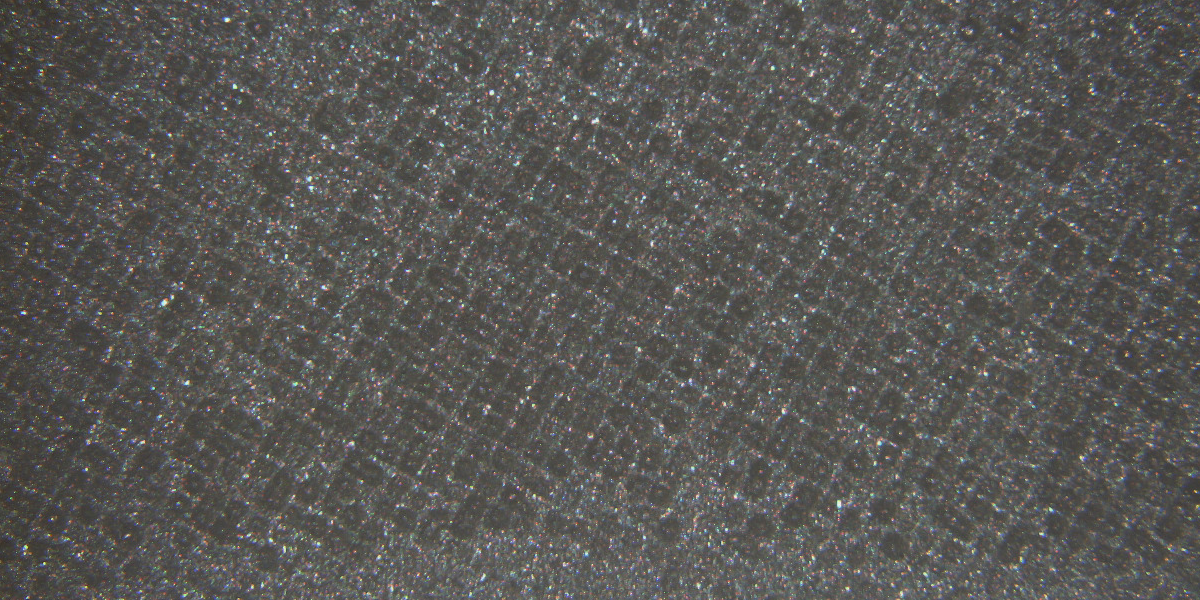
//> input picture screenPrinting.png, 1200 x 600 px
$ ./main   (built with g++ and OpenCV 4)
//> lines starting //> are read from the running program, lines starting //| are printed output that depends on the picture; after the words box and inside, x2 and y2 are one past the last pixel; in counts of white or black regions, pixels touching at a corner belong together
// opencv_test.cpp : Defines the entry point for the console application.
//

#include "stdafx.h"
#include "iostream"
#include "string"
#include "opencv2\opencv.hpp"
using namespace cv;
using namespace std;


//functions: icvprLabelColor, icvprCcaByTwoPass,  icvprGetRandomColor are opensource code from some website, but I forgot where did I get these codes, I'd be appreciated if someone know where it come from and tell me
cv::Scalar icvprGetRandomColor()
{
    uchar r = 255 * (rand()/(1.0 + RAND_MAX));
    uchar g = 255 * (rand()/(1.0 + RAND_MAX));
    uchar b = 255 * (rand()/(1.0 + RAND_MAX));
    return cv::Scalar(b,g,r) ;
}
void icvprCcaByTwoPass(const cv::Mat& _binImg, cv::Mat& _lableImg)
{
    // connected component analysis (4-component)
    // use two-pass algorithm
    // 1. first pass: label each foreground pixel with a label
    // 2. second pass: visit each labeled pixel and merge neighbor labels
    //
    // foreground pixel: _binImg(x,y) = 1
    // background pixel: _binImg(x,y) = 0


    if (_binImg.empty() ||
            _binImg.type() != CV_8UC1)
    {
        return ;
    }

    // 1. first pass

    _lableImg.release() ;
    _binImg.convertTo(_lableImg, CV_32SC1) ;

    int label = 1 ;  // start by 2
    std::vector<int> labelSet ;
    labelSet.push_back(0) ;   // background: 0
    labelSet.push_back(1) ;   // foreground: 1

    int rows = _binImg.rows - 1 ;
    int cols = _binImg.cols - 1 ;
    for (int i = 1; i < rows; i++)
    {
        int* data_preRow = _lableImg.ptr<int>(i-1) ;
        int* data_curRow = _lableImg.ptr<int>(i) ;
        for (int j = 1; j < cols; j++)
        {
            if (data_curRow[j] == 1)
            {
                std::vector<int> neighborLabels ;
                neighborLabels.reserve(2) ;
                int leftPixel = data_curRow[j-1] ;
                int upPixel = data_preRow[j] ;
                if ( leftPixel > 1)
                {
                    neighborLabels.push_back(leftPixel) ;
                }
                if (upPixel > 1)
                {
                    neighborLabels.push_back(upPixel) ;
                }

                if (neighborLabels.empty())
                {
                    labelSet.push_back(++label) ;  // assign to a new label
                    data_curRow[j] = label ;
                    labelSet[label] = label ;
                }
                else
                {
                    std::sort(neighborLabels.begin(), neighborLabels.end()) ;
                    int smallestLabel = neighborLabels[0] ;
                    data_curRow[j] = smallestLabel ;

                    // save equivalence
                    for (size_t k = 1; k < neighborLabels.size(); k++)
                    {
                        int tempLabel = neighborLabels[k] ;
                        int& oldSmallestLabel = labelSet[tempLabel] ;
                        if (oldSmallestLabel > smallestLabel)
                        {
                            labelSet[oldSmallestLabel] = smallestLabel ;
                            oldSmallestLabel = smallestLabel ;
                        }
                        else if (oldSmallestLabel < smallestLabel)
                        {
                            labelSet[smallestLabel] = oldSmallestLabel ;
                        }
                    }
                }
            }
        }
    }

    // update equivalent labels
    // assigned with the smallest label in each equivalent label set
    for (size_t i = 2; i < labelSet.size(); i++)
    {
        int curLabel = labelSet[i] ;
        int preLabel = labelSet[curLabel] ;
        while (preLabel != curLabel)
        {
            curLabel = preLabel ;
            preLabel = labelSet[preLabel] ;
        }
        labelSet[i] = curLabel ;
    }


    // 2. second pass
    for (int i = 0; i < rows; i++)
    {
        int* data = _lableImg.ptr<int>(i) ;
        for (int j = 0; j < cols; j++)
        {
            int& pixelLabel = data[j] ;
            pixelLabel = labelSet[pixelLabel] ;
        }
    }
}
void icvprLabelColor(const cv::Mat& _labelImg, cv::Mat& _colorLabelImg)
{
    if (_labelImg.empty() ||
            _labelImg.type() != CV_32SC1)
    {
        return ;
    }

    std::map<int, cv::Scalar> colors ;

    int rows = _labelImg.rows ;
    int cols = _labelImg.cols ;

    _colorLabelImg.release() ;
    _colorLabelImg.create(rows, cols, CV_8UC3) ;
    _colorLabelImg = cv::Scalar::all(0) ;

    for (int i = 0; i < rows; i++)
    {
        const int* data_src = (int*)_labelImg.ptr<int>(i) ;
        uchar* data_dst = _colorLabelImg.ptr<uchar>(i) ;
        for (int j = 0; j < cols; j++)
        {
            int pixelValue = data_src[j] ;
            if (pixelValue > 1)
            {
                if (colors.count(pixelValue) <= 0)
                {
                    colors[pixelValue] = icvprGetRandomColor() ;
                }
                cv::Scalar color = colors[pixelValue] ;
                *data_dst++   = color[0] ;
                *data_dst++ = color[1] ;
                *data_dst++ = color[2] ;
            }
            else
            {
                data_dst++ ;
                data_dst++ ;
                data_dst++ ;
            }
        }
    }
}

int _tmain(int argc, char** argv)
{
	Mat image;
	image = imread("screenPrinting.png", 0); // Read the file
//> image: 600 rows x 1200 cols, CV_8UC1; min 43, max 241, mean 87.3
	cv::imshow("input image",image);

	//-----Transfer to frequency domain(code from openCV tutorial)----------------------------------
    Mat F,I;
    image.copyTo(I);
    I.convertTo(I,CV_32F);
    Mat padded;                            //expand input image to optimal size
    int m = getOptimalDFTSize( I.rows );
//> m = 600
    int n = getOptimalDFTSize( I.cols ); // on the border add zero values
//> n = 1200
    copyMakeBorder(I, padded, 0, m - I.rows, 0, n - I.cols, BORDER_CONSTANT, Scalar::all(0));
    cv::Mat mask=cv::Mat(padded.rows,padded.cols,CV_8UC1,cv::Scalar(255));

	int cx = mask.cols/2;
//> cx = 600
    int cy = mask.rows/2;
//> cy = 300
    Mat planes[] = {Mat_<float>(padded), Mat::zeros(padded.size(), CV_32F)};
//> planes[1]: 600 rows x 1200 cols, CV_32FC1; every value is 0
    Mat complexI;
    merge(planes, 2, complexI);         // Add to the expanded another plane with zeros
    dft(complexI, complexI);            // this way the result may fit in the source matrix
    split(complexI, planes);                   // planes[0] = Re(DFT(I), planes[1] = Im(DFT(I))
    Mat magI,temp;
	magnitude(planes[0], planes[1], magI);// planes[0] = magnitude
    magI += Scalar::all(1);                    // switch to logarithmic scale
    log(magI, magI);
    // crop the spectrum, if it has an odd number of rows or columns
    magI = magI(Rect(0, 0, magI.cols & -2, magI.rows & -2));
    // rearrange the quadrants of Fourier image  so that the origin is at the image center
    cv::Mat ftmp;
    cx = magI.cols/2;
    cy = magI.rows/2;
    Mat f0(magI, Rect(0, 0, cx, cy));   // Top-Left - Create a ROI per quadrant
    Mat f1(magI, Rect(cx, 0, cx, cy));  // Top-Right
    Mat f2(magI, Rect(0, cy, cx, cy));  // Bottom-Left
    Mat f3(magI, Rect(cx, cy, cx, cy)); // Bottom-Right
    f0.copyTo(ftmp);
    f3.copyTo(f0);
    ftmp.copyTo(f3);

    f1.copyTo(ftmp);                    // swap quadrant (Top-Right with Bottom-Left)
    f2.copyTo(f1);
    ftmp.copyTo(f2);
	 merge(planes, 2, complexI);
    normalize(magI, magI, 0, 1, CV_MINMAX); // Transform the matrix with float values into a
    // normalize(phaseVals, phaseVals, 0, 1, CV_MINMAX);
    // viewable image form (float between values 0 and 1).
    normalize(magI, magI, 0,255, CV_MINMAX); // Transform the matrix with float values into a
    magI.convertTo(magI,CV_8U);
//> magI: 600 rows x 1200 cols, CV_8UC1
	cv::imshow("frequency domain",magI);


	//-----------------put your filter here(threshold out smaller response frequency)--------------------------------------
    cv::threshold(magI, mask, 165, 255, CV_THRESH_BINARY) ;
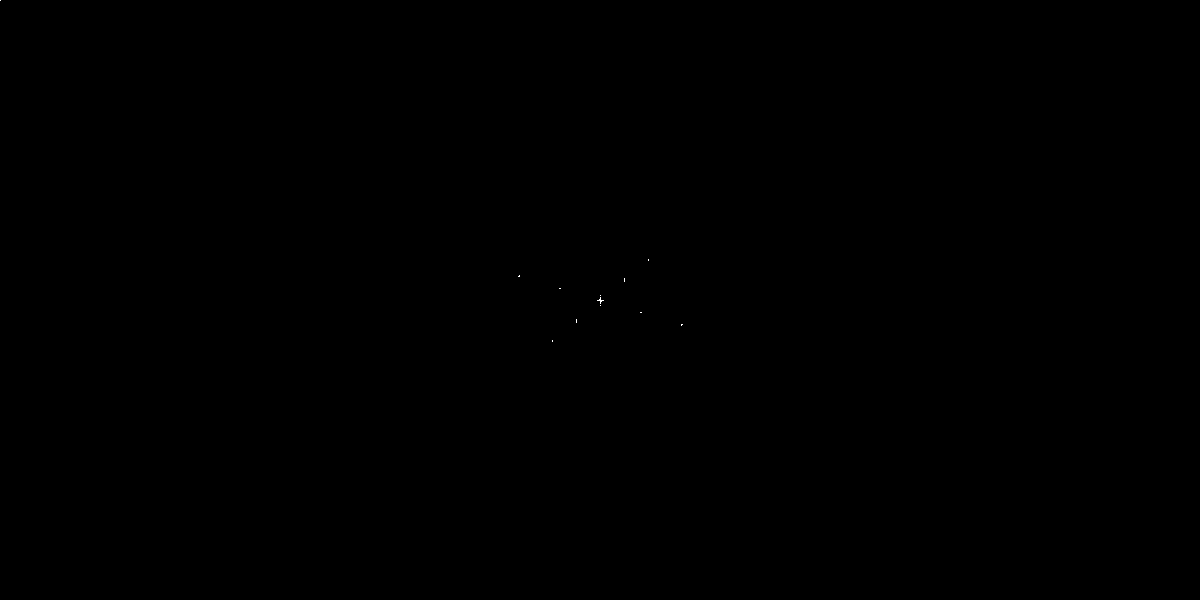
//> mask: 600 rows x 1200 cols, CV_8UC1; 0.01% white in thin lines or dots, all inside (x1, y1, x2, y2) = (0, 0, 683, 342)
    cv::line(mask,cv::Point(0,mask.rows/2),cv::Point(mask.cols,mask.rows/2),cv::Scalar(0),10);
    cv::line(mask,cv::Point(mask.cols/2,0),cv::Point(mask.cols/2,mask.rows),cv::Scalar(0),10);

    Mat q0(mask, Rect(0, 0, cx, cy));   // Top-Left - Create a ROI per quadrant
//> q0: 300 rows x 600 cols, CV_8UC1; 0% white in thin lines or dots
    Mat q1(mask, Rect(cx, 0, cx, cy));  // Top-Right
//> q1: 300 rows x 600 cols, CV_8UC1; 0% white in thin lines or dots, all inside (x1, y1, x2, y2) = (24, 259, 49, 282)
    Mat q2(mask, Rect(0, cy, cx, cy));  // Bottom-Left
//> q2: 300 rows x 600 cols, CV_8UC1; 0% white in thin lines or dots, all inside (x1, y1, x2, y2) = (552, 19, 577, 42)
    Mat q3(mask, Rect(cx, cy, cx, cy)); // Bottom-Right
//> q3: 300 rows x 600 cols, CV_8UC1; 0% white in thin lines or dots, all inside (x1, y1, x2, y2) = (40, 12, 83, 26)
    Mat tmp;                           // swap quadrants (Top-Left with Bottom-Right)
    q0.copyTo(tmp);
    q3.copyTo(q0);
//> mask: 600 rows x 1200 cols, CV_8UC1; 0% white in thin lines or dots, all inside (x1, y1, x2, y2) = (40, 12, 683, 342)
    tmp.copyTo(q3);
//> mask: 600 rows x 1200 cols, CV_8UC1; 0% white in thin lines or dots, all inside (x1, y1, x2, y2) = (40, 12, 1161, 589)

    q1.copyTo(tmp);                    // swap quadrant (Top-Right with Bottom-Left)
    q2.copyTo(q1);
//> mask: 600 rows x 1200 cols, CV_8UC1; 0% white in thin lines or dots
    tmp.copyTo(q2);
//> mask: 600 rows x 1200 cols, CV_8UC1; 0% white in thin lines or dots
    planes[0].copyTo(temp,mask);
    temp.copyTo(planes[0]);
    planes[1].copyTo(temp,mask);
//> temp: 600 rows x 1200 cols, CV_32FC1; min -763441.1, max 763441.1, mean 0
    temp.copyTo(planes[1]);
    merge(planes, 2, complexI);


   //-------------Reconstruct image using only larger response in frequency domain----------------------------------------------------------------
    cv::Mat inverseTransform;
    cv::dft(complexI, inverseTransform, cv::DFT_INVERSE|cv::DFT_REAL_OUTPUT);

    normalize(inverseTransform, inverseTransform, 0, 255, CV_MINMAX);
    inverseTransform.convertTo(inverseTransform,CV_8U);
//> inverseTransform: 600 rows x 1200 cols, CV_8UC1
    imshow("Reconstructed",inverseTransform );
    inverseTransform.copyTo(image);

	//-------------find mesh in the reconstructed image-------------
    cv::Mat edge;
    image.copyTo(edge);
    cv::Mat otsu;
    cv::threshold(edge,otsu,150, 255,CV_THRESH_OTSU);
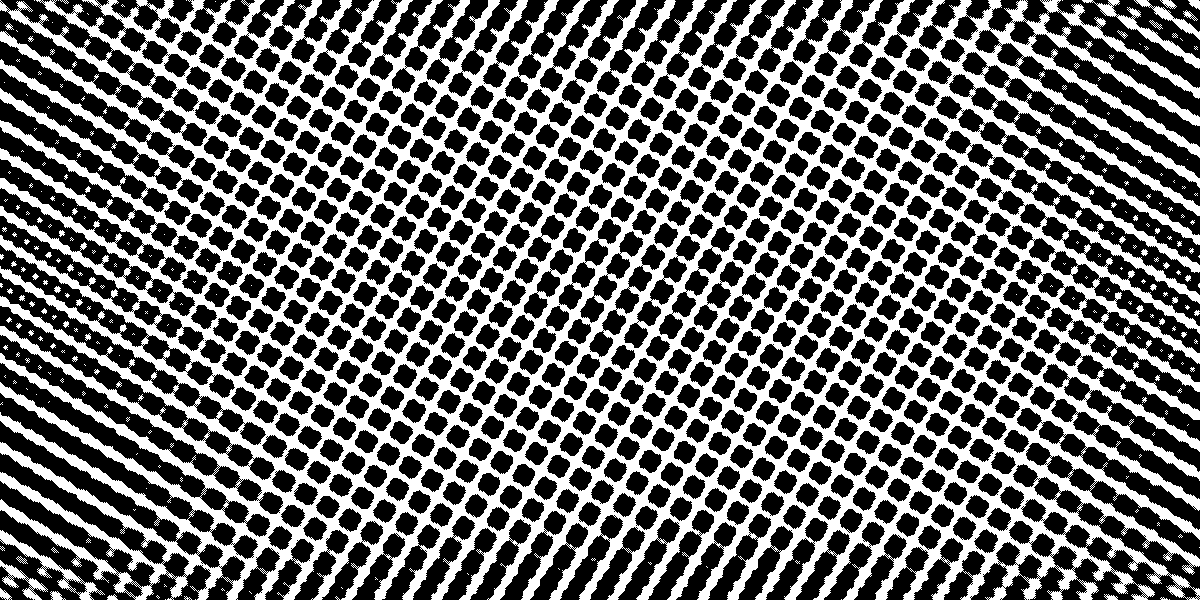
//> otsu: 600 rows x 1200 cols, CV_8UC1; 41% white; 272 white regions (219 under 20 px), largest, box (x1, y1, x2, y2) and area: (0, 0, 1200, 600) 289315, (1082, 0, 1200, 69) 1066, (0, 530, 105, 600) 1065
    otsu.convertTo(image,CV_8U);
    I.convertTo(I,CV_8U);
    vector <int> delta;
    for(int k=0;k<80;k++){ //shifting mesh to locate mesh with input image which has maximum value
        Scalar mean,std;
        cv::Mat out;
        Mat trans_mat = (Mat_<double>(2,3) << 1, 0, k, 0, 1, 0);
        warpAffine(image,out,trans_mat,image.size());
        cv::meanStdDev(I,mean,std,out);
        delta.push_back(mean.val[0]);
    }
//> this loop made 80 passes
//> (mean, std) on passes 1 to 12: (Scalar(92.72), Scalar(21.51)), (Scalar(92.49), Scalar(21.2)), (Scalar(92.17), Scalar(21.45)), (Scalar(91.39), Scalar(21)), (Scalar(90.63), Scalar(21.02)), (Scalar(89.6), Scalar(20.37)), (Scalar(88.79), Scalar(20.34)), (Scalar(87.89), Scalar(19.63)), (Scalar(87.33), Scalar(19.62)), (Scalar(86.72), Scalar(18.95)), (Scalar(86.48), Scalar(19.06)), (Scalar(86.17), Scalar(18.5))
//> pass 3, `warpAffine(image,out,trans_mat,image.size());`:
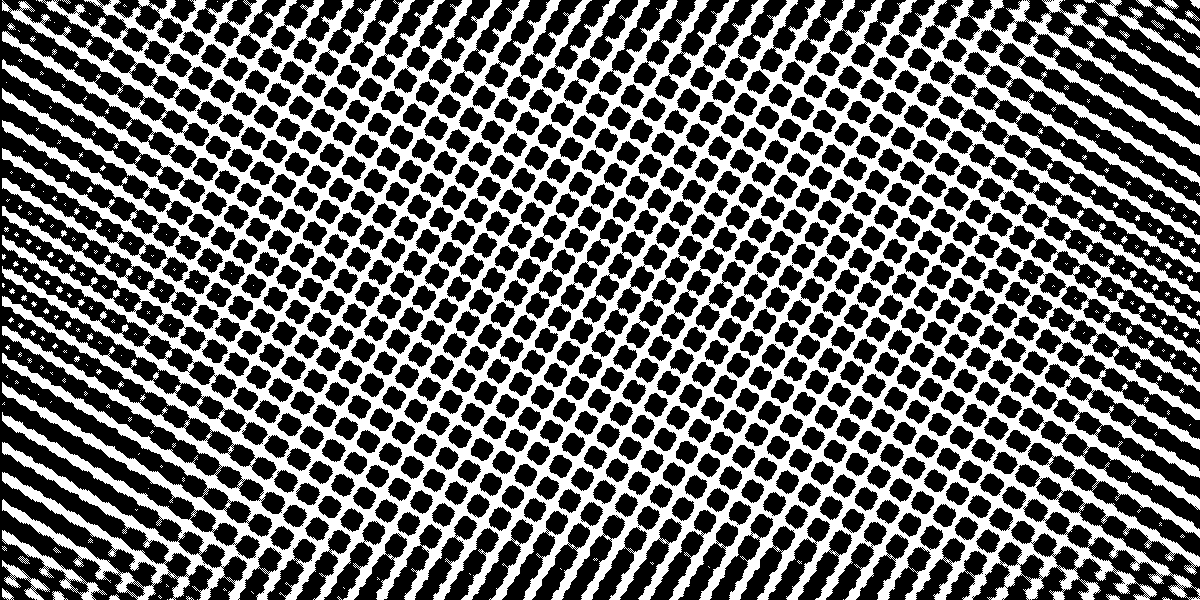
//> out: 600 rows x 1200 cols, CV_8UC1; 41% white; 269 white regions (217 under 20 px), largest, box (x1, y1, x2, y2) and area: (2, 0, 1200, 600) 288966, (2, 530, 107, 600) 1065, (1084, 0, 1200, 68) 1046
//> after the loop, delta = 80 values, max 92 at index 0, min 85 at index 13, mean 87.5
    float max=0;
    int TH=0;
    for(int i=0;i<delta.size();i++)
        if(delta[i]>max){
            max = delta[i];
            TH=i;
        }
//> this loop made 80 passes
//> max on pass 1: 92
//> after the loop, max = 92; TH = 0
    cv::Mat out;
    Mat trans_mat = (Mat_<double>(2,3) << 1, 0, TH, 0, 1, 0);
//> trans_mat = [[1, 0, 0], [0, 1, 0]]
    warpAffine(image,out,trans_mat,image.size());
    out=255-out;

	//-------------crop image for output visualization-------------
    int crop_w=600,crop_h=250;
    cv::Rect myROI(image.cols/2-crop_w/2, image.rows/2-crop_h/2, crop_w, crop_h);
//> myROI = Rect(300, 175, 600, 250)
    cv::Mat croppedImage = I(myROI);
	cv::imshow("croppedImage", croppedImage) ;
    warpAffine(edge,edge,trans_mat,image.size());
    cv::Mat croppedImage_2 = edge(myROI);
    cv::threshold(croppedImage_2,croppedImage_2,100, 255,CV_THRESH_OTSU);
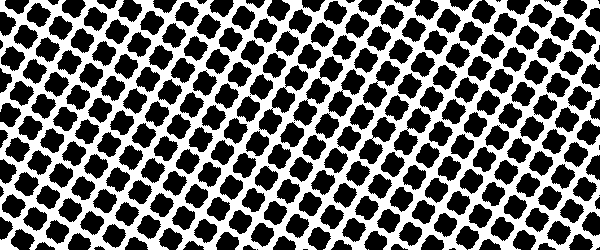
//> croppedImage_2: 250 rows x 600 cols, CV_8UC1; 43.7% white; 3 white regions (2 under 20 px), largest, box (x1, y1, x2, y2) and area: (0, 0, 600, 250) 65498
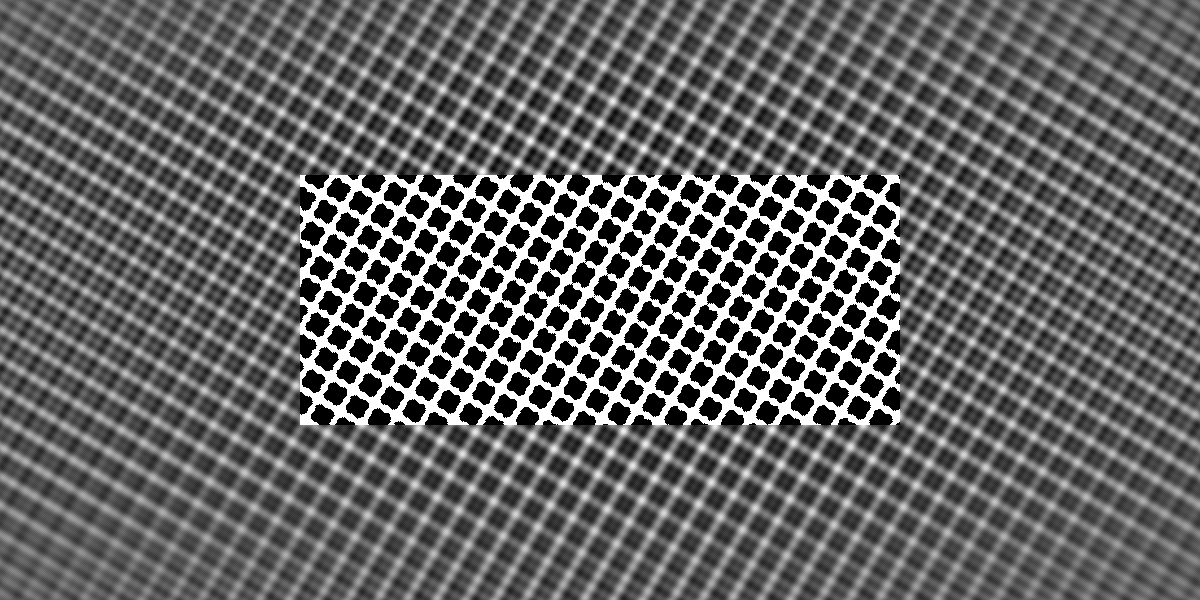
//> edge: 600 rows x 1200 cols, CV_8UC1; min 0, max 255, mean 100.1
    cv::threshold(croppedImage,croppedImage,100, 255,CV_THRESH_OTSU);
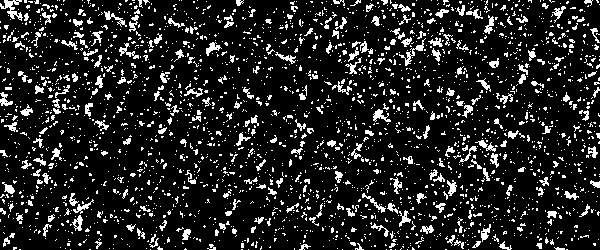
//> croppedImage: 250 rows x 600 cols, CV_8UC1; 13.5% white in thin lines or dots
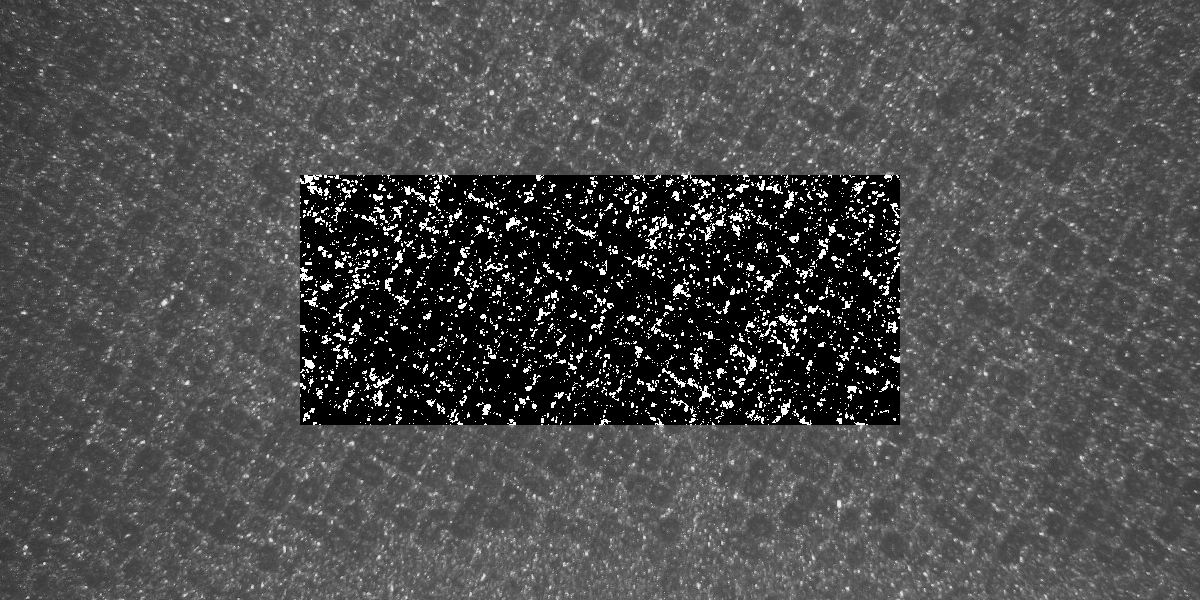
//> I: 600 rows x 1200 cols, CV_8UC1; min 0, max 255, mean 75.9
    croppedImage_2=255-croppedImage_2;
    croppedImage_2.copyTo(image);


	//------------using 4-connective method to segment different mesh-------------
    cv::threshold(image, image, 50, 1, CV_THRESH_BINARY) ;
    cv::Mat labelImg;
    int label=1;
    icvprCcaByTwoPass(image, labelImg); //label 4-connective area using two-pass methods
//> the loop in icvprCcaByTwoPass, `for (int i = 1; i < rows; i++)` made 248 passes
//> label on passes 1 to 3: 26, 32, 44
//> after the loop in icvprCcaByTwoPass, `for (int i = 1; i < rows; i++)`: labelSet = 2506 values, max 2505 at index 2505, min 0 at index 0, mean 1235.3; label = 2505
//> the loop in icvprCcaByTwoPass, `for (size_t i = 2; i < labelSet.size(); i++)` made 2504 passes
//> (curLabel, preLabel) on passes 1 to 3: (2, 2), (3, 3), (4, 4)
//> after the loop in icvprCcaByTwoPass, `for (size_t i = 2; i < labelSet.size(); i++)`: labelSet = 2506 values, max 2505 at index 2505, min 0 at index 0, mean 1190.6
    cv::Mat grayImg ;
    cv::normalize(labelImg, grayImg, 0, 255,NORM_MINMAX);
    grayImg.convertTo(grayImg, CV_8UC1) ;
    grayImg.copyTo(image);
    cv::Mat colorLabelImg ;
    icvprLabelColor(labelImg, colorLabelImg) ; //using sudocolor to label different area
//> after the loop in icvprLabelColor, `for (int i = 0; i < rows; i++)`: colors = 285 items
    cv::imshow("colorImg", colorLabelImg) ;
    colorLabelImg.copyTo(image);

	waitKey();
	return 0;
}
